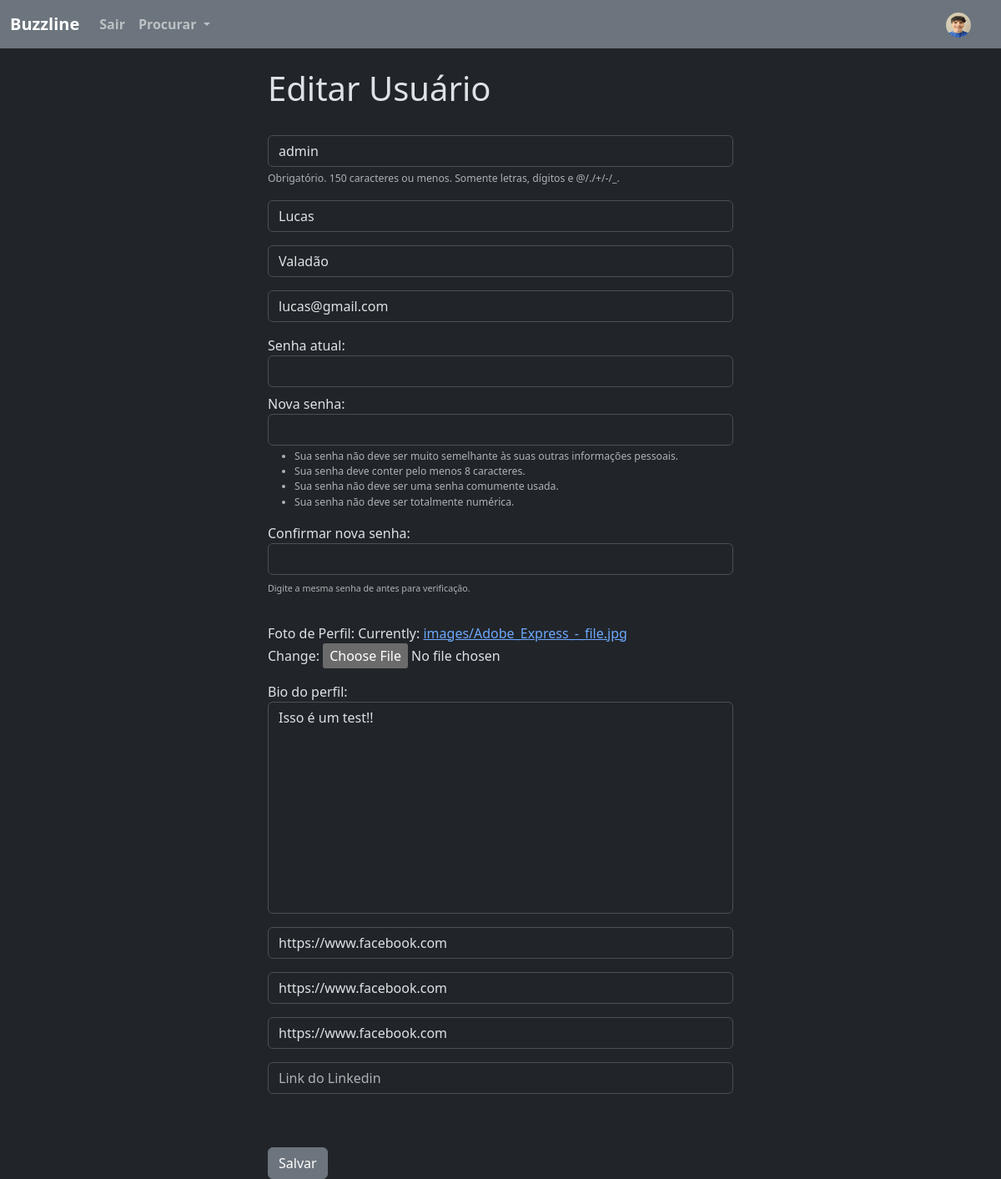
/update_user/ (signed in), run on an earlier commit of the app's database.
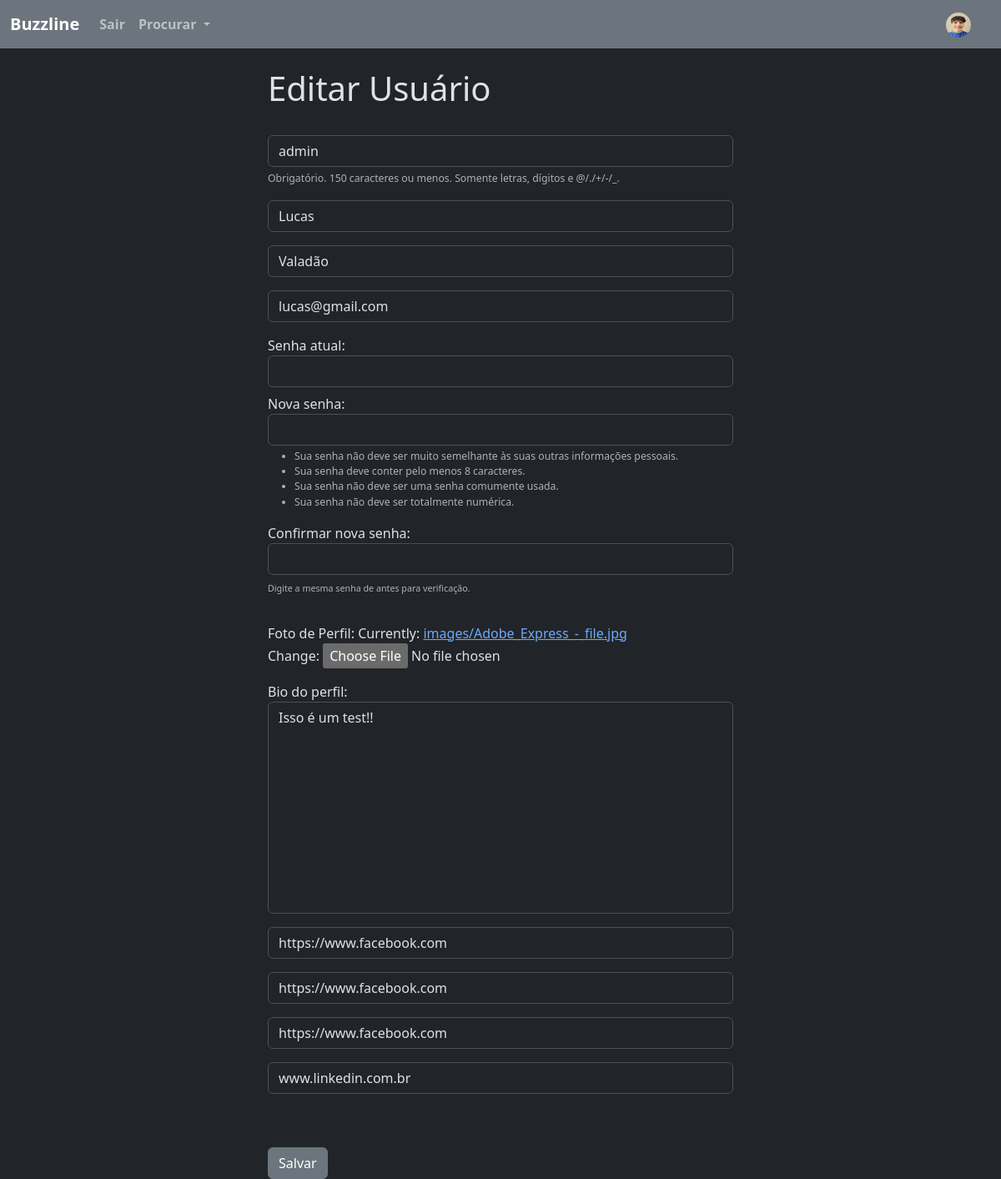
And on a later commit of the database.
### buzzline/models.py (models this page shows, shortened)
class Profile(models.Model):
    user = models.OneToOneField(User, on_delete=models.CASCADE) # UM USUARIO TERÁ 1 PERFIL, LOGO 1 PERFIL TERÁ APENAS 1 USUARIO
    follows = models.ManyToManyField("self", # UM PERFIL PODE SEGUIR MUITOS PERFIS
        related_name="followed_by", # QUEM SEGUE ESSE PERFIL
        symmetrical=False, # A PESSOA QUE SEGUE O OUTRO NÃO PRECISA SEGUIR DE VOLTA
        blank=True #NÃO É OBRIGADO A SEGUIR ALGUEM ESSE VALOR PODE SER VAZIO
        )
    date_modified = models.DateTimeField(User, auto_now=True)
    profile_image = models.ImageField(null=True, blank=True, upload_to='images/')
    profile_bio = models.CharField(null=True, blank=True, max_length=500)
    homepage_link = models.CharField(null=True, blank=True, max_length=100)
    facebook_link = models.CharField(null=True, blank=True, max_length=100)
    instagram_link = models.CharField(null=True, blank=True, max_length=100)
    linkedin_link = models.CharField(null=True, blank=True, max_length=100)

### buzzline/views.py (the view)
# urls.py: path('update_user/', views.update_user, name='update_user'),
@login_required # CORREÇÃO DO UPDATE USER #
def update_user(request):
    current_user = request.user
    profile_user = Profile.objects.get(user=current_user)
    if request.method == 'POST':
        user_form = UpdateUserForm(request.POST, instance=current_user)
        profile_form = ProfilePicForm(
            request.POST, request.FILES, instance=profile_user
        )
        password_form = CustomPasswordChangeForm(current_user, request.POST)
        password_filled = (
            request.POST.get('old_password') or
            request.POST.get('new_password1') or
            request.POST.get('new_password2')
        )
        if user_form.is_valid() and profile_form.is_valid():
            user_form.save()
            profile_form.save()
            if password_filled:
                if password_form.is_valid():
                    user = password_form.save()
                    update_session_auth_hash(request, user)
                else:
                    return render(request, "update_user.html", {
                        'user_form': user_form,
                        'profile_form': profile_form,
                        'password_form': password_form
                    })
            messages.success(request, "Perfil atualizado com sucesso!")
            return redirect('profile', current_user.id)
    else:
        user_form = UpdateUserForm(instance=current_user)
        profile_form = ProfilePicForm(instance=profile_user)
        password_form = CustomPasswordChangeForm(current_user)
    return render(request, "update_user.html", {
        'user_form': user_form,
        'profile_form': profile_form,
        'password_form': password_form
    })

### buzzline/forms.py
class ProfilePicForm(forms.ModelForm):
    profile_image = forms.ImageField(label="Foto de Perfil")
    profile_bio = forms.CharField(label="Bio do perfil", required=False, widget=forms.Textarea(attrs={'class': 'form-control', 'placeholder': 'Bio do Perfil', 'style': 'resize: none;'}))
    homepage_link = forms.CharField(label="", required=False, widget=forms.TextInput(attrs={'class': 'form-control', 'placeholder': 'Link do Website'}))
    facebook_link = forms.CharField(label="", required=False, widget=forms.TextInput(attrs={'class': 'form-control', 'placeholder': 'Link do Facebook'}))
    instagram_link = forms.CharField(label="", required=False, widget=forms.TextInput(attrs={'class': 'form-control', 'placeholder': 'Link do Instagram'}))
    linkedin_link = forms.CharField(label="", required=False, widget=forms.TextInput(attrs={'class': 'form-control', 'placeholder': 'Link do Linkedin'}))
    class Meta:
        model = Profile
        fields = ('profile_image', 'profile_bio', 'homepage_link', 'facebook_link', 'instagram_link', 'linkedin_link')

### buzzline/templates/update_user.html (shortened to what this page needs)
{% extends 'base.html' %}
{% block content %}
<div class="col-md-6 offset-md-3">
    <h1>Editar Usuário</h1>
    <br />
     <form method="POST" action="" enctype="multipart/form-data">
    {{user_form.as_p}}
        {% for field in password_form %}
    <div class="mb-2">
        {{ field.label_tag }}
        {{ field }}
        {% if field.help_text %}
            <div class="form-text text-muted">
                {{ field.help_text|safe }}
            </div>
        {% endif %}
    </div>
{% endfor %}
    <br />
    {{profile_form.as_p}}
<br /><br />
 <button type="submit" class="btn btn-secondary">Salvar</button>
</form>
</div>
{% endblock %}

What changed in the data, as far as the page shows it:
changed Profile "Isso é um test!!": linkedin_link (not shown) → "www.linkedin.com.br"
